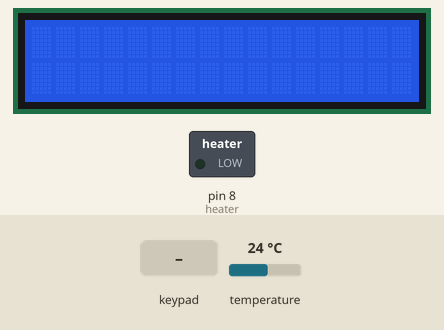
This sketch was run on a simulated Arduino Uno, built with avr-gcc and run on an emulated ATmega328P. Parts: 16×2 character LCD, switched loads named in the sketch (green lamp = pin HIGH). The test bench sets the inputs (shaded band); at power-on: temperature 24 °C. What the sketch prints to the serial monitor is not drawn.

Above: at 1.2 s.
1.3 s: key '1' pressed
At 2.7 s:
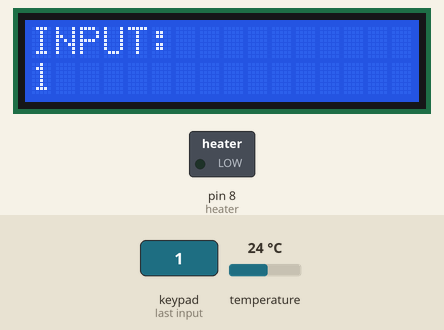
3.1 s: key '#' pressed
At 5.0 s:
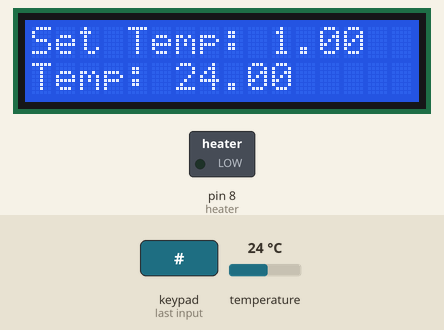
6.2 s: keypad keys 5 7 9 1 0 pressed 0.4 s apart
At 7.6 s:
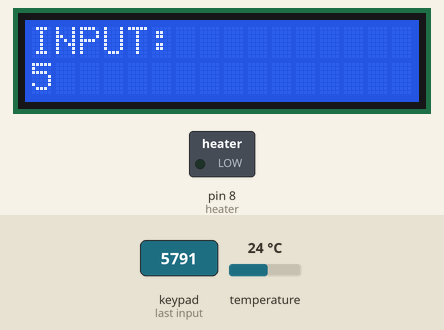
Timing chart, 0 to 9.2 s (numbered marks = the images above; inputs shaded):
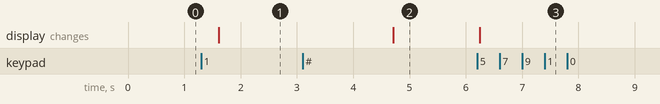

The sketch:

Water_Bath_Controller.ino
```cpp
#include <Wire.h>
#include <LiquidCrystal_I2C.h>
#include <Keypad.h>
#include <OneWire.h>
#include <DallasTemperature.h>

#define heater 8
#define t_bus A1

LiquidCrystal_I2C lcd(0x27, 16, 2);
OneWire oneWire(t_bus);
DallasTemperature t_sense(&oneWire);


float set_temp = 0.0;
float temperature = 0.0;

String enteredValue = "";
String Buffer = "", data = "", mem = "";

const byte ROWS = 4;
const byte COLS = 3;

char keys[ROWS][COLS] = {
  {'1', '2', '3'},
  {'4', '5', '6'},
  {'7', '8', '9'},
  {'*', '0', '#'}
};

byte rowPins[ROWS] = {5, 7, 9, 10};
byte colPins[COLS] = {11, 12, 13};

Keypad keypad = Keypad(makeKeymap(keys), rowPins, colPins, ROWS, COLS);

struct Scroll_W
{
  void init(void)
  {
    lcd.init();
    lcd.backlight();
    lcd.clear();
    lcd.setCursor(0, 0);
  }

  void clearRow(byte row)
  {
    lcd.setCursor(0, row);
    lcd.print("                ");
  }

  void write(int row, int col, String message, int Delay)
  {
    clearRow(row);
    lcd.setCursor(col, row);
    for (int i = 0; i < message.length(); i++)
    {
      lcd.setCursor(col + i, row);
      lcd.print(message[i]);
      delay(Delay);
    }
  }
} sWriter;


struct WaterBath
{
  unsigned long lastDisplay = 0, lastSendTime = 0;
  bool settingTemp = false;

  byte paramNum = 0;
  byte screenPos = 0;
  void init(void)
  {
    Serial.begin(9600);
    pinMode(heater, 1);
    sWriter.init();
    Buffer.reserve(20);
    data.reserve(32);
    mem.reserve(20);
  }

  void handleKeypadInput(char key) {
    if (key == '#') {
      if (enteredValue.length() > 0) {
        float value = enteredValue.toFloat();
        if (value > 150.0  || value < 0.0) {
          lcd.clear();
          lcd.print("Out of Range!");
          delay(2000);
          enteredValue = "";
        }
        else {
          set_temp = value;
          enteredValue = "";
          settingTemp = false;
        }
      }
    }
    else if (key == '*') {
      enteredValue += ".";
    }
    else if (isdigit(key)) {
      settingTemp = true;
      enteredValue += key;
    }
  }

  void measureTemperature( void )
  {
    t_sense.requestTemperatures();
    temperature = t_sense.getTempCByIndex(0);
    temperature = fabs(temperature);
  }

  void startHeating()
  {
    digitalWrite(heater, 1);
  }

  void stopHeating()
  {
    digitalWrite(heater, 0);
  }

  void updateDisplay(int mode) {
    if (millis() - lastDisplay >= 1000) {
      if (mode == 0)
      {
        lcd.clear();
        lcd.setCursor(0, 0);
        lcd.print("Set Temp: " + String(set_temp));
        lcd.setCursor(0, 1);
        lcd.print("Temp: " + String(temperature));
      }
      else if (mode == 1)
      {
        lcd.clear();
        lcd.print("INPUT:");
        lcd.setCursor(0, 1);
        lcd.print(enteredValue);
      }
      lastDisplay = millis();
    }
  }

  // void display()
  // {
  //   if(millis() - lastDisplay >= 1000)
  //   {
  //     paramNum++;
  //     screenPos++;

  //     if(screenPos > 1)
  //     {
  //       screenPos = 0;
  //     }
  //     else if(screenPos < 0)
  //     {
  //       screenPos = 0;
  //     }

  //     if(paramNum > 2)
  //     {
  //       paramNum = 0;
  //     }
  //     else if(paramNum < 0)
  //     {
  //       paramNum = 0;
  //     }

  //     if(paramNum == 0)
  //     {
  //       sWriter.write(screenPos, 0, "Set Temp: " + String(set_temp), 50);
  //     }
  //     else if(paramNum == 1)
  //     {
  //       sWriter.write(screenPos, 0, "Temp: " + String(temperature), 50);
  //     }
  //     else if(paramNum == 2)
  //     {
  //       sWriter.write(screenPos, 0, "IP: " + IP, 50);
  //     }
  //     lastDisplay = millis();
  //   }
  // }

  bool isListData(String* data)
  {
    if (data->startsWith("[") && data->endsWith("]"))
    {
      return true;
    }
    else {
      return false;
    }
  }

  String readStrList(String* memory, String strList, byte position)
  {
    byte index = 0;
    *memory = "";
    for (int i = 0; i < strList.length(); i++)
    {
      if (strList[i] == ',')
      {
        index++;
      }
      if (index == position - 1)
      {
        memory->concat(strList[i]);
      }
    }
    if (memory->startsWith(","))
    {
      *memory = memory->substring(memory->indexOf(',') + 1);
    }
    return *memory;
  }

  void load_buffer(void)
  {
    Buffer = "";
    Buffer.concat("{\"wtemp\":");
    Buffer.concat(temperature);
    Buffer.concat(",\"stemp\":");
    Buffer.concat(set_temp);
    Buffer.concat("}");
  }

  void sendData()
  {
    if (millis() - lastSendTime > 1500)
    {
      load_buffer();
      Serial.println(Buffer);
      lastSendTime = millis();
    }
  }

  void checkSerial()
  {
    if (Serial.available())
    {
      while (Serial.available() > 0)
      {
        delay(3);
        char c = Serial.read();
        data += c;
      }
    }
    if (data.length() > 0)
    {
      data.trim();
      if (isListData(&data))
      {
        data = data.substring(data.indexOf('[') + 1, data.indexOf(']'));
        set_temp = readStrList(&mem, data, 1).toFloat();
      }
      data = "";
    }
  }

  void run(void)
  {
    measureTemperature();
    char key = keypad.getKey();

    if (key != NO_KEY)
    {
      handleKeypadInput(key);
    }

    if (settingTemp)
    {
      updateDisplay(1);
    } else {
      updateDisplay(0);
    }

    if (temperature <= set_temp - 0.5)
    {
      startHeating();
    }else if(temperature > set_temp)
    {
      stopHeating();
    }
    sendData();
    checkSerial();
  }
} wBath;


void setup() {
  wBath.init();
}

void loop() {
  wBath.run();
}
```

Measured:
- after the input at 1.3 s, the display: changes after 0.31 s (image 1)
- after the input at 3.1 s, the display: changes after 1.6 s (image 2)
- after the input at 6.2 s, the display: changes after 0.05 s (image 3)
